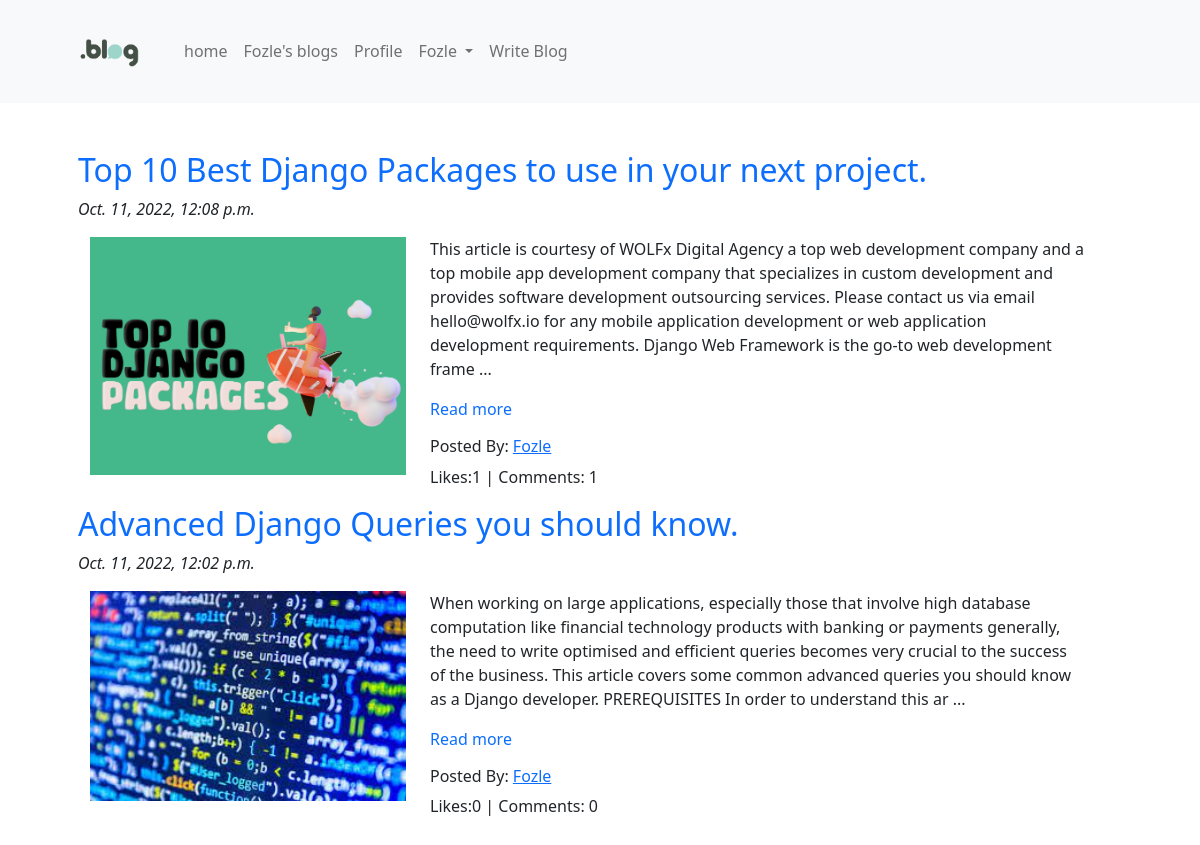
Page /blog/ (signed in) on the committed database.
### blog_app/models.py (models this page shows, shortened)
class Blog(models.Model):
    author = models.ForeignKey(
        User, on_delete=models.CASCADE, related_name='post_author')
    blog_title = models.CharField(max_length=264, verbose_name='put a title')
    slug = models.SlugField(max_length=254, unique=True)
    blog_content = models.TextField(verbose_name='what is in your mind')
    blog_img = models.ImageField(upload_to='blog_images', verbose_name='image')
    publish_date = models.DateTimeField(auto_now_add=True)
    update_date = models.DateTimeField(auto_now=True)
    class Meta:
        ordering = ['-publish_date', ]

### blog_app/views.py (the view)
# urls.py: path('', views.BlogList.as_view(), name='blog_list'),
class BlogList(ListView):
    context_object_name = 'blogs'
    model = Blog
    template_name = 'blog_app/blog_list.html'

### blog_app/templatetags/custom_filter.py (called while the page is built)
def range_filter(value):
    return value[0: 400]

### templates/blog_app/blog_list.html (shortened to what this page needs)
{% extends 'base.html'%}
{% load custom_filter %}
{% block content%}
{% for blog in blogs %}
<a href="{% url 'blog_app:blog_detail' slug=blog.slug %}" style="text-decoration:none;"><h2>{{blog.blog_title}}</h2></a>
<p><i>{{blog.publish_date}}</i></p>
<div class=" container row">
    <div class="col-4">
        <img src="/media/{{blog.blog_img}}" alt="" width="100%">
    </div>
    <div class="col-8">
        <p>{{blog.blog_content  | range_filter }} ...</p>
        <p><a href="{% url 'blog_app:blog_detail' slug=blog.slug %}" style="text-decoration: none;">Read more</a></p>
        <h6>Posted By: <a href="#">{{blog.author}}</a></h6>
        <p>Likes:{{blog.liked_blog.count}} | Comments: {{blog.blog_comment.count}}</p>
    </div>
</div>
{% endfor %}
{% endblock %}

### templates/base.html (shortened to what this page needs)
<!DOCTYPE html>
<html lang="en">
  <head>
    <link
      href="https://cdn.jsdelivr.net/npm/bootstrap@5.2.2/dist/css/bootstrap.min.css"
      rel="stylesheet"
    />
  </head>
  <body>
    <nav class="navbar navbar-expand-lg bg-light">
      <div class="container-fluid " >
        <a class="navbar-brand ms-5" href="#"><img src="/media/logo.png" alt="" width="100px"></a>
        <div class="collapse navbar-collapse" id="navbarSupportedContent">
          <ul class="navbar-nav me-auto mb-2 mb-lg-0">
            <li class="nav-item">
              <a
                class="nav-link "
                aria-current="page"
                href="{% url 'home'%}"
                >home</a
              >
            </li>
            {% if user.is_authenticated %}
            <li class="nav-item">
              <a
                class="nav-link "
                aria-current="page"
                href="{% url 'blog_app:myblogs'%}"
                >{{user}}'s blogs </a
              >
            </li>
            <li class="nav-item">
              <a
                class="nav-link "
                aria-current="page"
                href="{% url 'login_app:profile'%}"
                >Profile </a
              >
            </li>
            <li class="nav-item dropdown">
              <a
                class="nav-link dropdown-toggle"
                href="#"
                role="button"
                data-bs-toggle="dropdown"
                aria-expanded="false"
              >
                {{user.username}}
              </a>
            </li>
            <li class="nav-item">
              <a
                class="nav-link "
                aria-current="page"
                href="{% url 'blog_app:create-blog'%}"
                >Write Blog</a
              >
            </li>
            {% endif %}
          </ul>
        </div>
      </div>
    </nav>
    <div class="container p-5">{% block content %} {% endblock %}</div>
  </body>
</html>

### rows in the picture
Blog: blog_title "Top 10 Best Django Packages to use in your next project.", publish_date "Oct. 11, 2022, 12:08 p.m.", blog_img (picture), blog_content|range_filter "This article is courtesy of WOLFx Digital Agency a top web development company and a top mobile app development company that specializes in custom development and provides software development outsourcing services. Please contact us via email hello@wolfx.io for any mobile application development or web application development requirements. Django Web Framework is the go-to web development frame", author "Fozle", liked_blog.count "1", blog_comment.count "1"
Blog: blog_title "Advanced Django Queries you should know.", publish_date "Oct. 11, 2022, 12:02 p.m.", blog_img (picture), blog_content|range_filter "When working on large applications, especially those that involve high database computation like financial technology products with banking or payments generally, the need to write optimised and efficient queries becomes very crucial to the success of the business. This article covers some common advanced queries you should know as a Django developer. PREREQUISITES In order to understand this ar", author "Fozle", liked_blog.count "0", blog_comment.count "0"

### other values in the picture
{{ user }} "Fozle"
{{ user.username }} "Fozle"
